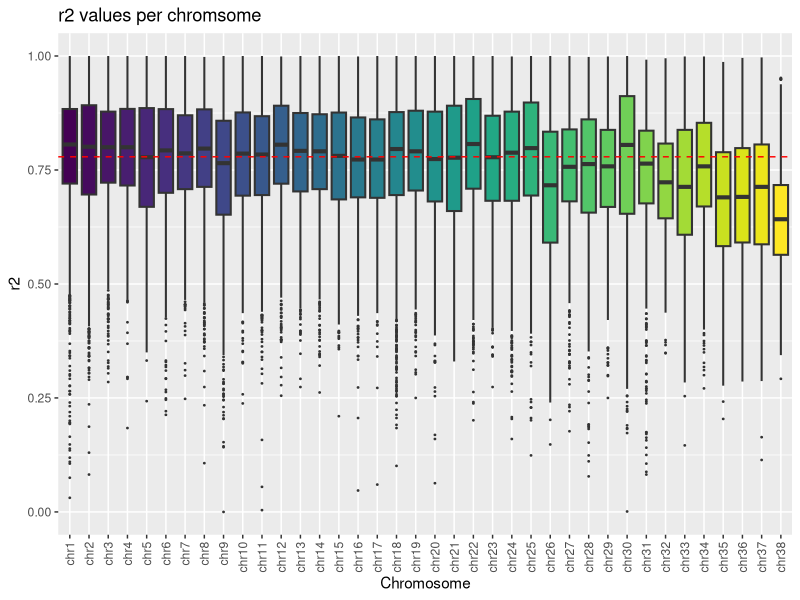
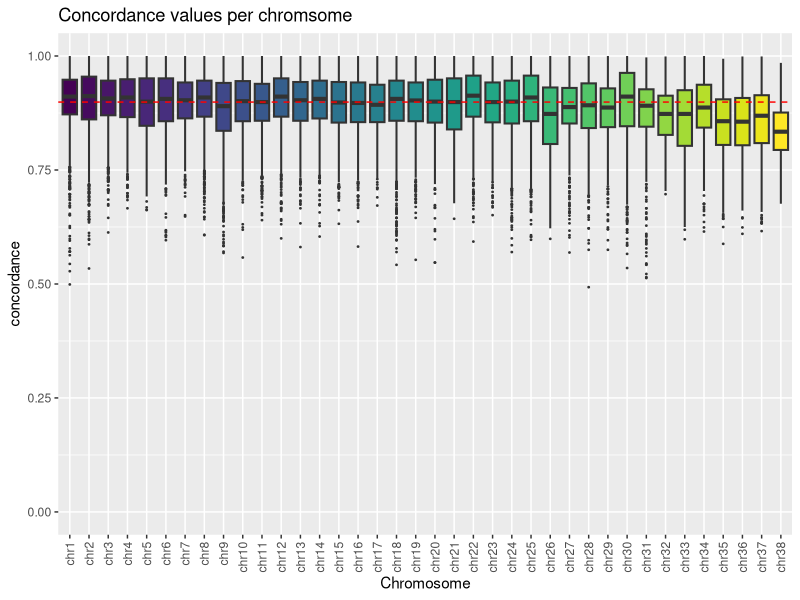
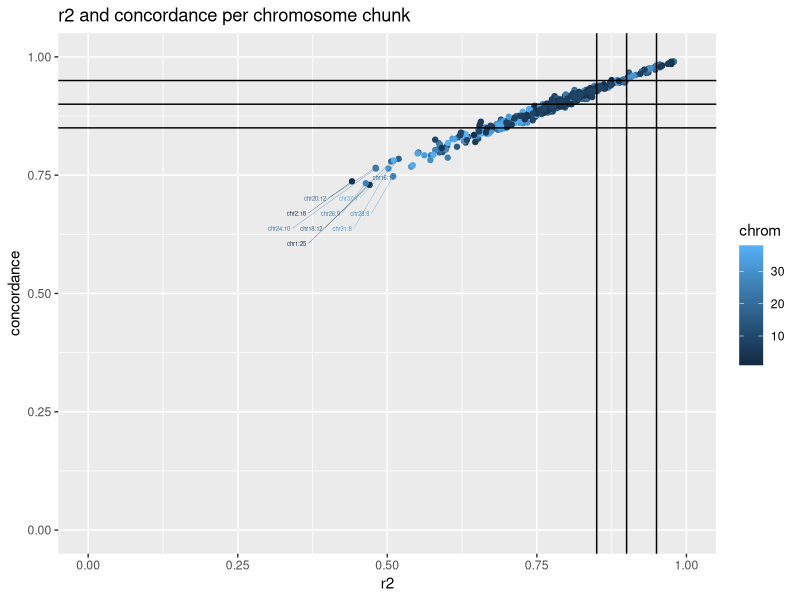
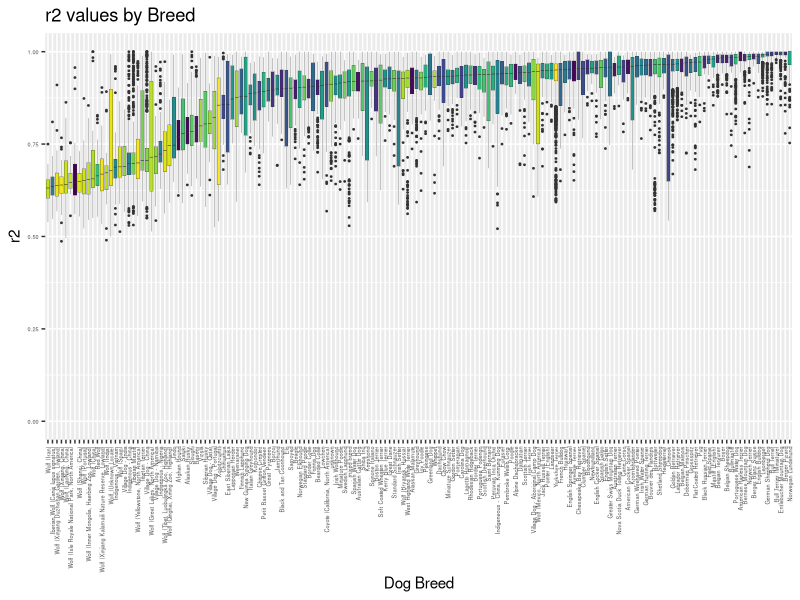
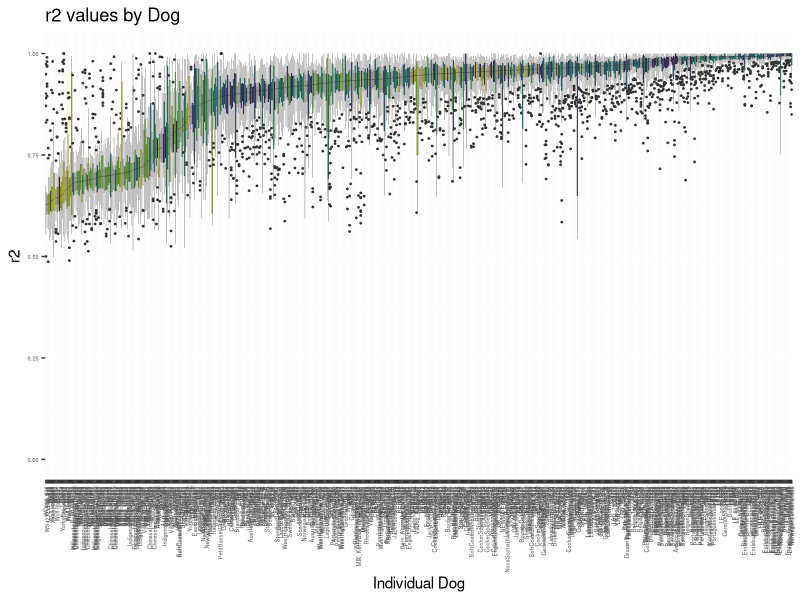

R code for these plots, in order: (Note: this script raises an error after producing the figures.)
## ---- chunk 1
knitr::opts_chunk$set(echo = TRUE, warning = FALSE, message = FALSE)
## ---- chunk 2
library(gtools)
library(ggplot2)
library(ggrepel)
library(viridisLite)
library(viridis)
library(gplots)
library(tidyr)
## ---- chunk 3
data <- read.table("all_stats_by_chr.txt",header=FALSE,sep="\t")
colnames(data)=c("chr","pos","maf","info","concordance","r2")
data$chr <- paste0("chr",data$chr)
data <- data[mixedorder(data$chr),]

data$chr <- factor(data$chr,levels = mixedsort(unique(data$chr)),ordered = TRUE)

my_colours <- viridisLite::viridis(length(levels(data$chr)))


p <- ggplot(data, aes(x=chr, y=r2, fill=chr)) + scale_fill_manual(values = my_colours) + geom_boxplot(outlier.size=0.3,lwd=0.7) + theme(axis.text.x = element_text(angle = 90, vjust = 0.5, hjust=1)) + ggtitle("r2 values per chromsome") + xlab("Chromosome") + geom_hline(yintercept=median(data$r2), linetype="dashed", color = "red") + theme(legend.position="none") + coord_cartesian(ylim = c(0, 1.0))
p

p <- ggplot(data, aes(x=chr, y=concordance, fill=chr)) + scale_fill_manual(values = my_colours) + geom_boxplot(outlier.size=0.3,lwd=0.7) + theme(axis.text.x = element_text(angle = 90, vjust = 0.5, hjust=1)) + ggtitle("Concordance values per chromsome") + xlab("Chromosome") + geom_hline(yintercept=median(data$concordance), linetype="dashed", color = "red") + theme(legend.position="none") + coord_cartesian(ylim = c(0, 1.0))
p
## ---- chunk 4
data_chunk <- read.table("all_stats_by_chunk.txt",header=T,sep="\t")

data_chunk$name=paste0("chr",data_chunk$chrom,":",data_chunk$chunk)

ggplot(data_chunk, aes(x = r2_med, y = con_med, color = chrom)) +
  geom_point()  + coord_cartesian(ylim = c(0, 1.0),xlim = c(0, 1.0)) + ggtitle("r2 and concordance per chromosome chunk") +
  xlab("r2") + ylab("concordance") + geom_hline(yintercept = c(0.85, 0.9, 0.95)) +
  geom_vline(xintercept = c(0.85, 0.9, 0.95)) + geom_text_repel(
    data = data_chunk[(data_chunk$r2_med < 0.6),],
    mapping = aes(label = name),
    nudge_x = -0.1, nudge_y = -0.1,
    max.time = 5,
    max.iter = Inf,
    size=1.5, segment.size=0.1, max.overlaps = 10,
    show.legend = F
  )

## ---- chunk 5
data_ind <- read.table("all_stats_by_individual.txt",header=FALSE,sep="\t")
colnames(data_ind)=c("chr","no","i","type","breed","sex","concordance","r2")
data_ind$breed=as.factor(data_ind$breed)
my_colours_breed <- viridisLite::viridis(length(levels(data_ind$breed)))

p <- ggplot(data_ind, aes(reorder(breed, r2, decreasing=T, FUN=median), y = r2, fill=breed)) + scale_fill_manual(values = my_colours_breed) + geom_boxplot(outlier.size=0.3,lwd=0.1) + theme(axis.text.x = element_text(angle = 90, vjust = 0.5, hjust=1)) + theme(legend.text = element_text(size = 2)) + ggtitle("r2 values by Breed") + xlab("Dog Breed") + theme(legend.key.size = unit(0.3, 'cm')) + theme(legend.position="none") + theme(axis.text=element_text(size=4)) + coord_cartesian(ylim = c(0, 1.0))
p
## ---- chunk 6
p <- ggplot(data_ind, aes(reorder(i, r2, decreasing=F, FUN=median), y = r2, fill=breed)) + scale_fill_manual(values = my_colours_breed) + geom_boxplot(outlier.size=0.3,lwd=0.1) + theme(axis.text.x = element_text(angle = 90, vjust = 0.5, hjust=1)) + theme(legend.text = element_text(size = 2)) + ggtitle("r2 values by Dog") + xlab("Individual Dog") + theme(legend.key.size = unit(0.3, 'cm')) + theme(legend.position="none") + theme(axis.text=element_text(size=4)) + coord_cartesian(ylim = c(0, 1.0))
p
## ---- chunk 7
d_mat <- matrix(0.00, nrow = 38, ncol = length(unique(data_ind$i)))
dlist <- unique(data_ind$i)

for(i in c(1:38)){
  for (j in c(1:length(dlist))){
    z=data_ind[((data_ind$i==dlist[j]) & (data_ind$chr==i)),"r2"]
    if(!identical(z, numeric(0))){
      d_mat[i,j] <- as.numeric(data_ind[((data_ind$i==dlist[j])& (data_ind$chr==i)),"r2"])
    } else {
      d_mat[i,j] <- 0.0
    }
  }
}
d_mat <- data.frame(d_mat)
colnames(d_mat)<- dlist
rownames(d_mat)<- paste0("chr",1:38)

op <- par(no.readonly = TRUE) 
lmat=rbind( c(0, 3), c(2,1), c(0,4) )
lhei=c(0.5, 6, 1.5)

heatmap.2(as.matrix(d_mat),trace="none",Rowv = FALSE,cexCol = 0.4,cexRow=0.4,col=viridis(15, direction = -1),dendrogram="none",lmat=lmat, lhei=lhei)

## ---- chunk 8
ggplot(data,aes(x=maf,y=concordance,color=info)) + geom_point(alpha = .5, shape = 15) + geom_hline(yintercept = 0.85) + coord_cartesian(ylim = c(0, 1.0),xlim = c(0, 1.0)) + ggtitle("Concordance vs MAF")
## ---- chunk 9
ggplot(data,aes(x=maf,y=r2,color=info)) + geom_point(alpha = .5, shape = 15) + geom_hline(yintercept = 0.85) + coord_cartesian(ylim = c(0, 1.0),xlim = c(0, 1.0)) + ggtitle("r2 vs MAF")
